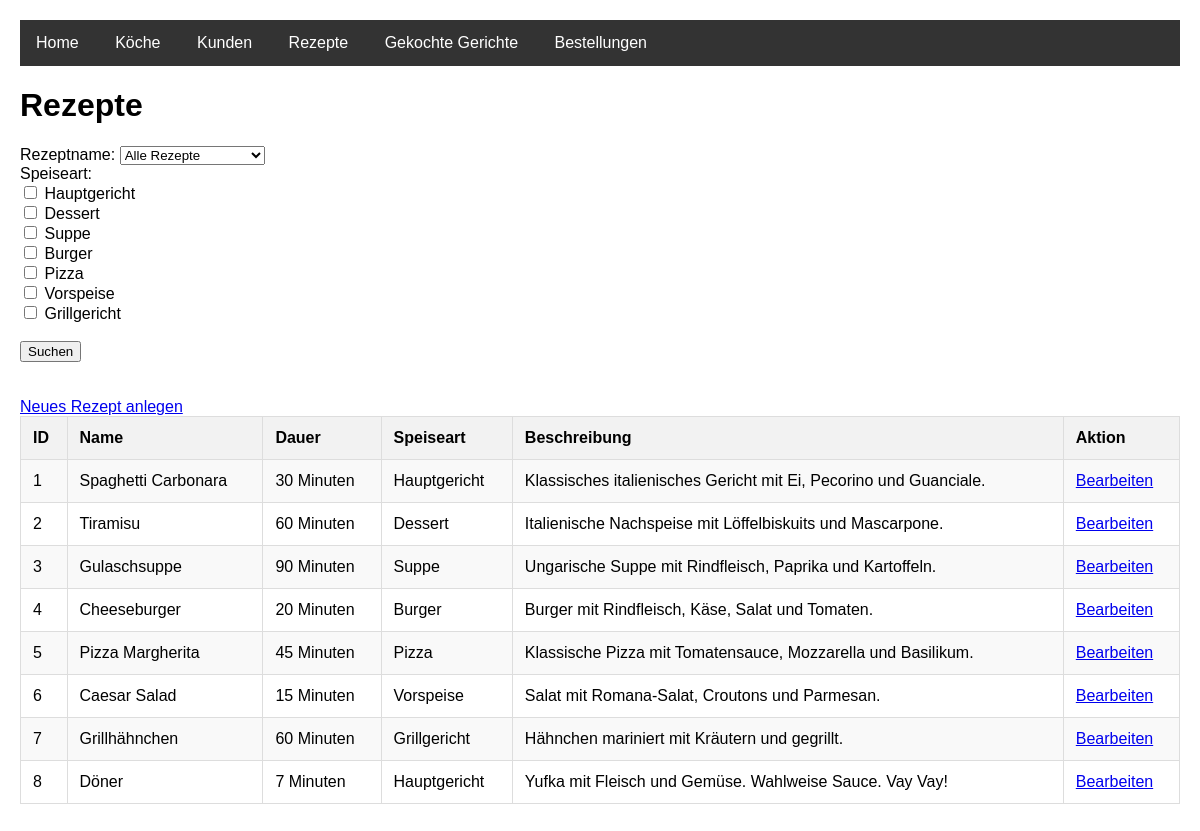
/rezepte.php, run on the app's committed database.
### tables this page shows
CREATE TABLE Rezept (
    rezeptID INT PRIMARY KEY AUTO_INCREMENT,
    rezept_name VARCHAR(100) NOT NULL,
    dauer INT,
    speiseart VARCHAR(50),
    rezeptbeschreibung TEXT
);

### rezepte.php (the view, shortened to what this page needs)
<!DOCTYPE HTML>
<html lang="de">
<head>
    <link rel="stylesheet" type="text/css" href="styles.css" />
</head>
<body>
    <?php require_once("navigation.inc.php"); ?>
    <h1>Rezepte</h1>
    <form method="GET" action="rezepte.php">
        <label for="search_name">Rezeptname:</label>
        <select id="search_name" name="search_name">
            <option value="">Alle Rezepte</option>
        </select>
        <br>
        <label>Speiseart:</label><br>
        <?php
        $mysqli_speisearten = new mysqli("localhost", "root", "", "imbissverwaltung");
        $speisearten = $mysqli_speisearten->query("SELECT DISTINCT speiseart FROM Rezept");
        while ($row = $speisearten->fetch_assoc()) {
            $checked = isset($_GET['speiseart']) && in_array($row['speiseart'], $_GET['speiseart']) ? 'checked' : '';
            echo '<label><input type="checkbox" name="speiseart[]" value="' . htmlspecialchars($row['speiseart']) . '" '
                . $checked . '> ' . htmlspecialchars($row['speiseart']) . '</label><br>';
        }
        ?>
        <br>
        <input type="submit" value="Suchen">
    </form>
    <br>
    <br>
    <a href="rezept_anlegen.php" class="button">Neues Rezept anlegen</a>
    <?php
    require_once("db.inc.php");
    $sql = "SELECT * FROM Rezept WHERE 1=1";
    $stmt = $mysqli->prepare($sql);
    $stmt->execute();
    $result = $stmt->get_result();
    if ($result->num_rows > 0) {
        echo '<div class="table-container">';
        echo '<table>';
        echo '<tr><th>ID</th><th>Name</th><th>Dauer</th><th>Speiseart</th><th>Beschreibung</th><th>Aktion</th></tr>';
        while ($row = $result->fetch_assoc()) {
            echo '<tr>';
            echo '<td>' . $row['rezeptID'] . '</td>';
            echo '<td>' . htmlspecialchars($row['rezept_name']) . '</td>';
            echo '<td>' . htmlspecialchars($row['dauer']) . ' Minuten</td>';
            echo '<td>' . htmlspecialchars($row['speiseart']) . '</td>';
            echo '<td>' . htmlspecialchars($row['rezeptbeschreibung']) . '</td>';
            echo '<td><a href="rezept_bearbeiten.php?id=' . $row['rezeptID'] . '">Bearbeiten</a></td>';
            echo '</tr>';
        }
        echo '</table>';
        echo '</div>';
    } else {
        echo "Keine Rezepte gefunden.";
    }
    ?>
</body>
</html>

### styles.css (style rules this page uses)
body { font-family: Arial, sans-serif; margin: 20px; }
.table-container { width: 100%; overflow-x: auto; }
.table-container table { width: 100%; border-collapse: collapse; margin-bottom: 20px; }
.table-container th, .table-container td { border: 1px solid #ddd; padding: 12px; text-align: left; }
.table-container th { background-color: #f2f2f2; }
.table-container tr:nth-child(even) { background-color: #f9f9f9; }
.table-container { overflow-x: auto; }

### data on the page
rezept: rezeptID "1", rezept_name "Spaghetti Carbonara", dauer "30", speiseart "Hauptgericht", rezeptbeschreibung "Klassisches italienisches Gericht mit Ei, Pecorino und Guanciale."
rezept: rezeptID "2", rezept_name "Tiramisu", dauer "60", speiseart "Dessert", rezeptbeschreibung "Italienische Nachspeise mit Löffelbiskuits und Mascarpone."
rezept: rezeptID "3", rezept_name "Gulaschsuppe", dauer "90", speiseart "Suppe", rezeptbeschreibung "Ungarische Suppe mit Rindfleisch, Paprika und Kartoffeln."
rezept: rezeptID "4", rezept_name "Cheeseburger", dauer "20", speiseart "Burger", rezeptbeschreibung "Burger mit Rindfleisch, Käse, Salat und Tomaten."
rezept: rezeptID "5", rezept_name "Pizza Margherita", dauer "45", speiseart "Pizza", rezeptbeschreibung "Klassische Pizza mit Tomatensauce, Mozzarella und Basilikum."
rezept: rezeptID "6", rezept_name "Caesar Salad", dauer "15", speiseart "Vorspeise", rezeptbeschreibung "Salat mit Romana-Salat, Croutons und Parmesan."
rezept: rezeptID "7", rezept_name "Grillhähnchen", dauer "60", speiseart "Grillgericht", rezeptbeschreibung "Hähnchen mariniert mit Kräutern und gegrillt."
rezept: rezeptID "8", rezept_name "Döner", dauer "7", speiseart "Hauptgericht", rezeptbeschreibung "Yufka mit Fleisch und Gemüse. Wahlweise Sauce. Vay Vay!"

### other printed values
$row['speiseart'] "Hauptgericht"
$row['speiseart'] "Dessert"
$row['speiseart'] "Suppe"
$row['speiseart'] "Burger"
$row['speiseart'] "Pizza"
$row['speiseart'] "Vorspeise"
$row['speiseart'] "Grillgericht"
